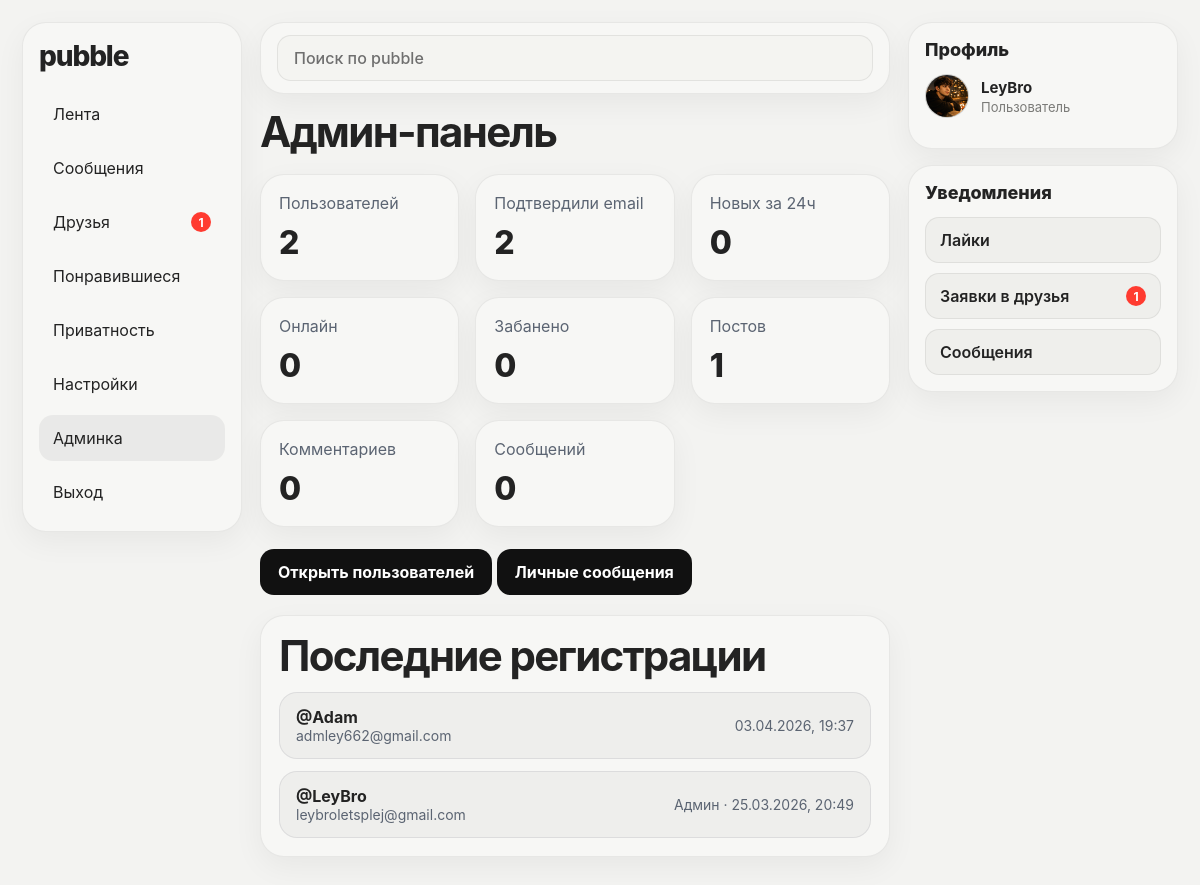
The page /admin (signed in) on the database its author committed.
### tables this page shows
CREATE TABLE users (
            id INTEGER PRIMARY KEY AUTOINCREMENT,
            username TEXT NOT NULL UNIQUE,
            email TEXT NOT NULL UNIQUE,
            password TEXT NOT NULL,
            created_at TIMESTAMP DEFAULT CURRENT_TIMESTAMP
        , bio TEXT DEFAULT '', avatar_url TEXT DEFAULT '', message_privacy TEXT DEFAULT 'everyone', is_profile_private INTEGER DEFAULT 0, hide_posts INTEGER DEFAULT 0, hide_profile_photos INTEGER DEFAULT 0, email_verified INTEGER DEFAULT 0, email_verification_code TEXT DEFAULT '', password_reset_code TEXT DEFAULT '', password_reset_expires TEXT DEFAULT '', posts_visibility TEXT DEFAULT 'everyone', photos_visibility TEXT DEFAULT 'everyone', last_seen_at TIMESTAMP, is_banned INTEGER DEFAULT 0, ban_reason TEXT DEFAULT '', banned_at TIMESTAMP, is_admin INTEGER DEFAULT 0, is_moderator INTEGER DEFAULT 0);

### app.py (the view)
@app.route("/admin")
@admin_required
def admin_dashboard():
    with get_db_connection() as conn:
        stats = {
            "users_total": conn.execute("SELECT COUNT(*) FROM users").fetchone()[0],
            "users_verified": conn.execute("SELECT COUNT(*) FROM users WHERE email_verified = 1").fetchone()[0],
            "users_banned": conn.execute("SELECT COUNT(*) FROM users WHERE is_banned = 1").fetchone()[0],
            "users_new_24h": conn.execute("""
                SELECT COUNT(*)
                FROM users
                WHERE datetime(created_at) >= datetime('now', '-1 day')
            """).fetchone()[0],
            "posts_total": conn.execute("SELECT COUNT(*) FROM posts").fetchone()[0],
            "comments_total": conn.execute("SELECT COUNT(*) FROM comments").fetchone()[0],
            "messages_total": conn.execute("SELECT COUNT(*) FROM messages").fetchone()[0],
            "users_online": conn.execute("""
                SELECT COUNT(*)
                FROM users
                WHERE last_seen_at IS NOT NULL
                  AND datetime(last_seen_at) >= datetime('now', '-5 minutes')
            """).fetchone()[0],
        }
        recent_users = conn.execute("""
            SELECT id, username, email, created_at, is_banned, is_admin
            FROM users
            ORDER BY created_at DESC
            LIMIT 8
        """).fetchall()
    return render_template("admin.html", stats=stats, recent_users=recent_users)

### app.py (called while the page is built)
def update_last_seen(user_id):
    if not user_id:
        return
    with get_db_connection() as conn:
        conn.execute("""
            UPDATE users
            SET last_seen_at = CURRENT_TIMESTAMP
            WHERE id = ?
        """, (user_id,))
        conn.commit()

def admin_required(view_func):
    @wraps(view_func)
    def wrapper(*args, **kwargs):
        if not session.get("user_id"):
            flash("Сначала войди в аккаунт")
            return redirect(url_for("login"))
        with get_db_connection() as conn:
            if not is_admin_user(conn, session["user_id"]):
                flash("Доступ запрещён")
                return redirect(url_for("index"))
        return view_func(*args, **kwargs)
    return wrapper

def get_db_connection():
    conn = sqlite3.connect(DATABASE, timeout=10)
    conn.row_factory = sqlite3.Row
    return conn

def is_admin_user(conn, user_id):
    if not user_id:
        return False
    user = conn.execute(
        "SELECT is_admin FROM users WHERE id = ?",
        (user_id,)
    ).fetchone()
    return bool(user and "is_admin" in user.keys() and user["is_admin"] == 1)

def is_moderator_user(conn, user_id):
    if not user_id:
        return False
    user = conn.execute(
        "SELECT is_moderator FROM users WHERE id = ?",
        (user_id,)
    ).fetchone()
    return bool(user and "is_moderator" in user.keys() and user["is_moderator"] == 1)

@app.before_request
def chek_maintenance():
    if MAINTENANCE_MODE:
        return "Сайт на техническом обслуживании.", 503

@app.before_request
def before_request_handler():
    if session.get("user_id"):
        update_last_seen(session["user_id"])

### templates/admin.html (shortened to what this page needs)
{% extends "base.html" %}
{% block content %}
<div class="page-top">
    <h1>Админ-панель</h1>
</div>
<div class="admin-stats-grid">
    <div class="admin-stat-card">
        <div class="admin-stat-label">Пользователей</div>
        <div class="admin-stat-value">{{ stats.users_total }}</div>
    </div>
    <div class="admin-stat-card">
        <div class="admin-stat-label">Подтвердили email</div>
        <div class="admin-stat-value">{{ stats.users_verified }}</div>
    </div>
    <div class="admin-stat-card">
        <div class="admin-stat-label">Новых за 24ч</div>
        <div class="admin-stat-value">{{ stats.users_new_24h }}</div>
    </div>
    <div class="admin-stat-card">
        <div class="admin-stat-label">Онлайн</div>
        <div class="admin-stat-value">{{ stats.users_online }}</div>
    </div>
    <div class="admin-stat-card">
        <div class="admin-stat-label">Забанено</div>
        <div class="admin-stat-value">{{ stats.users_banned }}</div>
    </div>
    <div class="admin-stat-card">
        <div class="admin-stat-label">Постов</div>
        <div class="admin-stat-value">{{ stats.posts_total }}</div>
    </div>
    <div class="admin-stat-card">
        <div class="admin-stat-label">Комментариев</div>
        <div class="admin-stat-value">{{ stats.comments_total }}</div>
    </div>
    <div class="admin-stat-card">
        <div class="admin-stat-label">Сообщений</div>
        <div class="admin-stat-value">{{ stats.messages_total }}</div>
    </div>
</div>
<div class="admin-actions-row">
    <a href="/admin/users" class="main-button">Открыть пользователей</a>
    <a href="/admin/conversations" class="main-button">Личные сообщения</a>
</div>
<div class="admin-table-card">
    <div class="page-top" style="margin-bottom: 14px;">
        <h2>Последние регистрации</h2>
    </div>
    <div class="admin-user-list">
        {% for user in recent_users %}
            <a class="admin-user-row" href="/admin/user/{{ user.id }}">
                <div>
                    <strong>@{{ user.username }}</strong>
                    <div class="admin-user-meta">{{ user.email }}</div>
                </div>
                <div class="admin-user-meta">
                    {% if user.is_admin == 1 %}Админ · {% endif %}
                    <span data-utc-time="{{ user.created_at }}">{{ user.created_at }}</span>
                </div>
            </a>
        {% endfor %}
    </div>
</div>
{% endblock %}

### templates/base.html (shortened to what this page needs)
{% set current_theme = session.get('theme', 'light') %}
{% set is_auth_page = request.path in ['/login', '/register', '/forgot-password'] %}
{% set is_chat_page = request.path.startswith('/messages/') %}
{% set is_logged_in = session.get('user_id') %}
<!DOCTYPE html>
<html lang="ru" data-theme="{{ current_theme }}">
<head>
    <link rel="stylesheet" href="{{ url_for('static', filename='style.css') }}">
</head>
<body class="{% if is_chat_page %}chat-body{% endif %}">
    {% if is_logged_in and not is_auth_page and not is_chat_page %}
        <div class="desktop-shell">
            <aside class="desktop-sidebar">
                <div class="desktop-sidebar-card">
                    <a class="desktop-logo" href="/">pubble</a>
                    <nav class="desktop-nav">
                        <a href="/" class="desktop-nav-link {% if request.path == '/' and request.args.get('tab') != 'popular' %}active{% endif %}">Лента</a>
                        <a href="/messages" class="desktop-nav-link {% if request.path.startswith('/messages') %}active{% endif %}">
                            <span>Сообщения</span>
                        </a>
                        <a href="/friends" class="desktop-nav-link {% if request.path == '/friends' %}active{% endif %}">
                            <span>Друзья</span>
                            {% if friends_notifications > 0 %}
                                <span class="desktop-nav-badge">{{ friends_notifications }}</span>
                            {% endif %}
                        </a>
                        <a href="/liked" class="desktop-nav-link {% if request.path == '/liked' %}active{% endif %}">Понравившиеся</a>
                        <a href="/privacy" class="desktop-nav-link {% if request.path == '/privacy' %}active{% endif %}">Приватность</a>
                        <a href="/settings" class="desktop-nav-link {% if request.path == '/settings' %}active{% endif %}">Настройки</a>
                        {% if is_admin %}
                            <a href="/admin" class="desktop-nav-link {% if request.path.startswith('/admin') %}active{% endif %}">
                                Админка
                            </a>
                        {% endif %}
                        <a href="/logout" class="desktop-nav-link">Выход</a>
                    </nav>
                </div>
            </aside>
            <div class="desktop-main-column">
                <header class="desktop-topbar">
                    <form class="desktop-search" method="GET" action="/search">
                        <input
                            type="text"
                            name="q"
                            placeholder="Поиск по pubble"
                            value="{{ request.args.get('q', '') }}"
                        >
                    </form>
                </header>
                <main class="desktop-content">
    {% else %}
                <main class="page-wrap {% if is_chat_page %}chat-page-wrap{% elif is_auth_page %}auth-clean-wrap{% else %}guest-clean-wrap{% endif %}">
    {% endif %}
                    {% block content %}{% endblock %}
                </main>
    {% if is_logged_in and not is_auth_page and not is_chat_page %}
            </div>
            <aside class="desktop-rightbar">
                <div class="desktop-side-card profile-side-card">
                    <h3 class="desktop-side-title">Профиль</h3>
                    <a class="profile-side-user" href="/profile/{{ session.get('username') }}">
                        <img
                            src="{{ url_for('static', filename=(session.get('avatar_url') or 'default-avatar.jpg')) }}"
                            alt="avatar"
                            class="profile-side-avatar"
                        >
                        <div class="profile-side-meta">
                            <strong>{{ session.get('username') }}</strong>
                            <span>{{ session.get('full_name') or 'Пользователь' }}</span>
                        </div>
                    </a>
                </div>
                <div class="desktop-side-card notifications-side-card">
                    <h3 class="desktop-side-title">Уведомления</h3>
                    <div class="notify-accordion">
                        <button class="notify-accordion-toggle" type="button" data-accordion-target="likesBox">
                            <span>Лайки</span>
                        </button>
                    </div>
                    <div class="notify-accordion">
                        <button class="notify-accordion-toggle" type="button" data-accordion-target="friendsBox">
                            <span>Заявки в друзья</span>
                            {% if friends_notifications > 0 %}
                                <span class="notify-count">{{ friends_notifications }}</span>
                            {% endif %}
                        </button>
                    </div>
                    <div class="notify-accordion">
                        <button class="notify-accordion-toggle" type="button" data-accordion-target="messagesBox">
                            <span>Сообщения</span>
                        </button>
                    </div>
                </div>
            </aside>
        </div>
    {% endif %}
</body>
</html>

### rows shown on the page
users: username "Adam", email "admley662@gmail.com"
users: username "LeyBro", email "leybroletsplej@gmail.com", is_admin "Админ ·", get "LeyBro"

### other values the page prints
{{ friends_notifications }} "1"
{{ stats.users_total }} "2"
{{ stats.users_verified }} "2"
{{ stats.users_new_24h }} "0"
{{ stats.users_online }} "0"
{{ stats.users_banned }} "0"
{{ stats.posts_total }} "1"
{{ stats.comments_total }} "0"
{{ stats.messages_total }} "0"
{{ session.get('full_name') or 'Пользователь' }} "Пользователь"
